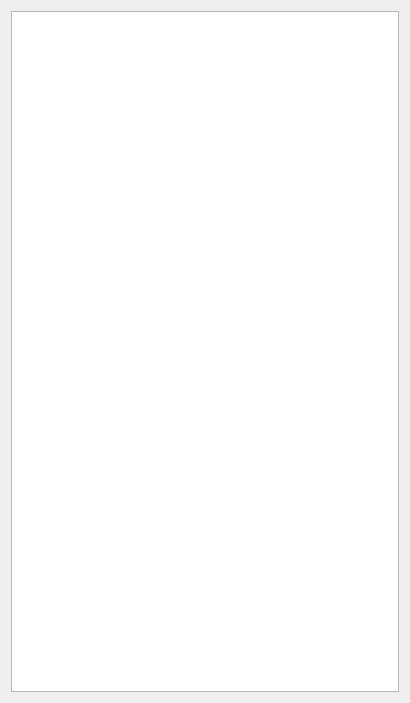
<?xml version="1.0" encoding="UTF-8"?>
<ui version="4.0">
 <class>TestResultTab</class>
 <widget class="QWidget" name="TestResultTab">
  <property name="geometry">
   <rect>
    <x>0</x>
    <y>0</y>
    <width>410</width>
    <height>703</height>
   </rect>
  </property>
  <property name="windowTitle">
   <string>Test Results</string>
  </property>
  <layout class="QHBoxLayout" name="horizontalLayout">
   <item>
    <widget class="QListWidget" name="resultsList"/>
   </item>
  </layout>
 </widget>
 <resources/>
 <connections/>
</ui>
